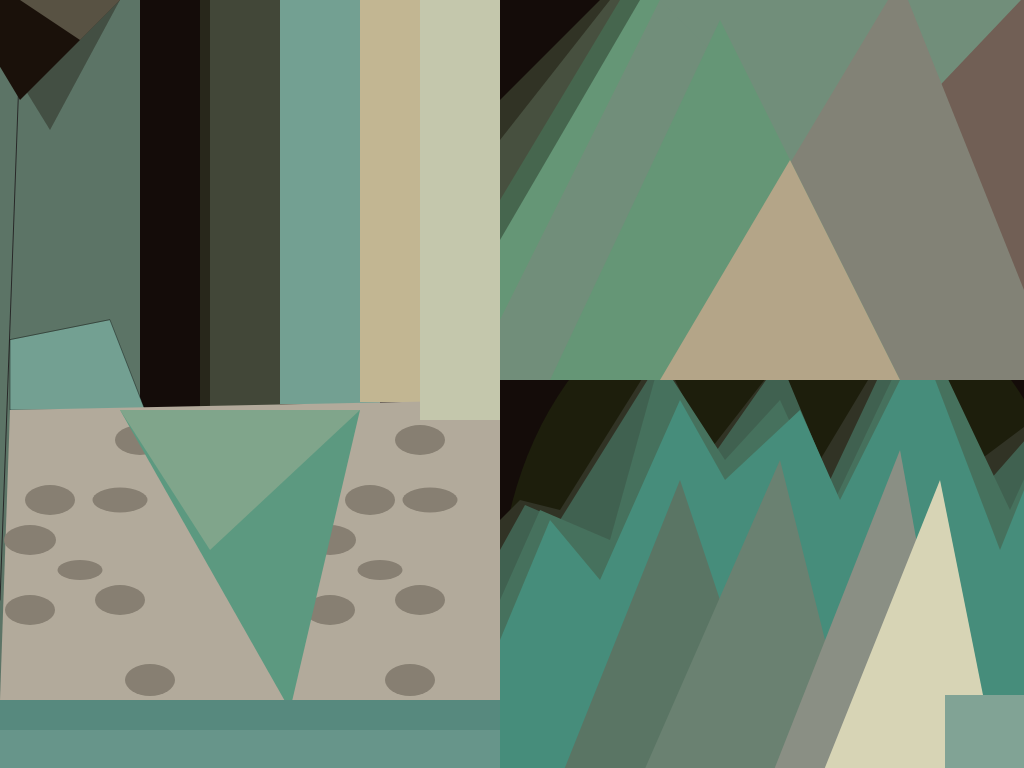
Frame 1 (no input)
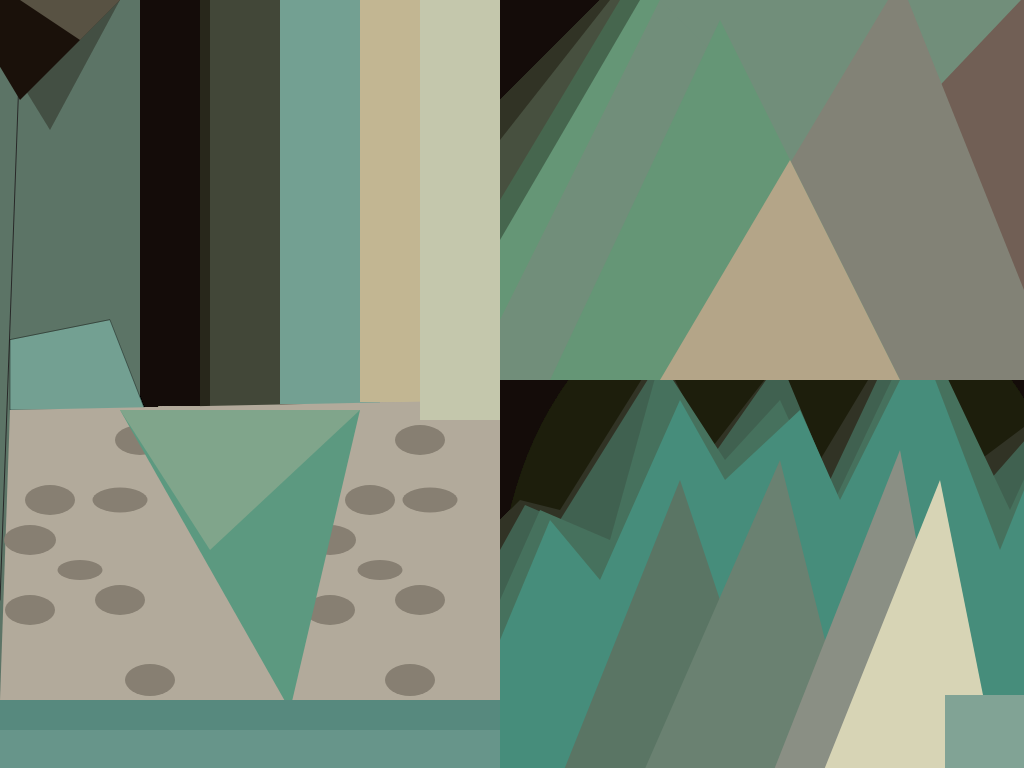
Frame 60 (no input)
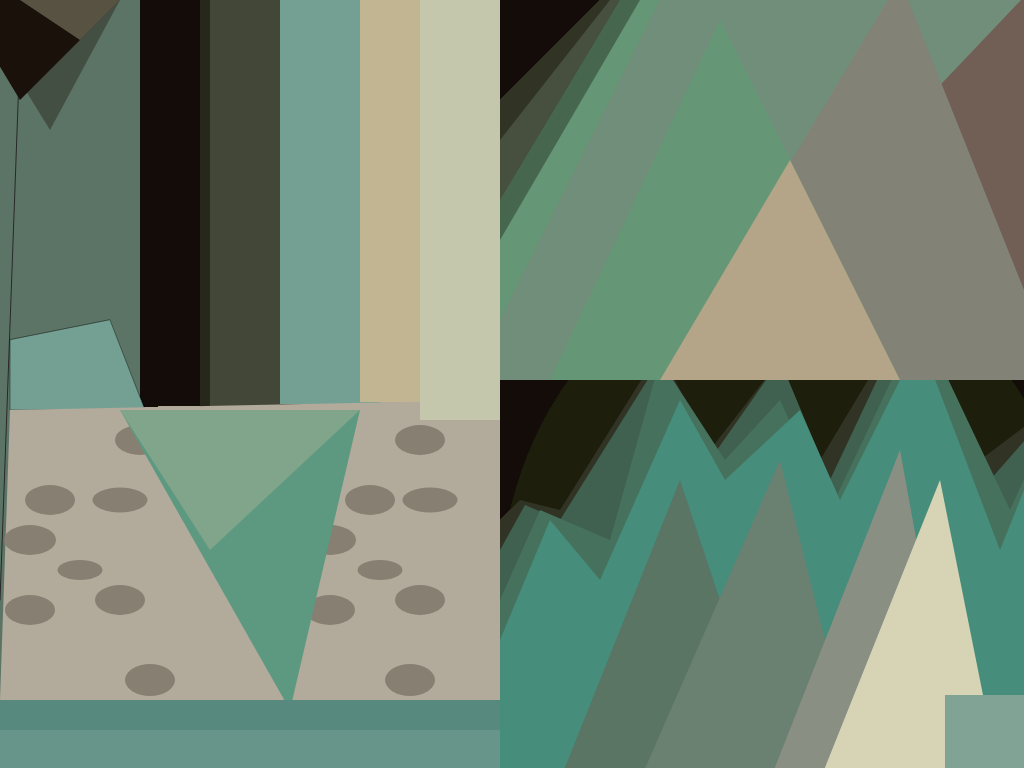
Frame 120 (the mouse pressed at the canvas centre since frame 60)

The p5.js sketch that drew these frames (run headless with seeded random() and noise() and a simulated clock; from frame 60 on, the mouse is pressed at the canvas centre):

// p5.js sketch
// ── sketch.js

function setup() {
  
angleMode(DEGREES);
createCanvas(1024,768);
background(20,12,9);
noStroke();


   
}

function draw() {
  //p4
  
fill(29,30,12)
   arc(790,600,580,680,0,360);
   
   
  fill(49,51,37);
    beginShape();
      vertex(500,520);
      vertex(520,500);
      vertex(560,510);
      vertex(660,350);
      vertex(710,450);
      vertex(780,360);
      vertex(820,460);
      vertex(910,310);
      vertex(980,460);
      vertex(1060,400);
      vertex(1060,800);
      vertex(500,800);
    endShape();

  fill(64,97,80);
    beginShape();
      vertex(500,550);
      vertex(525,505);
      vertex(560,520);
      vertex(660,360);
      vertex(710,460);
      vertex(780,360);
      vertex(830,480);
      vertex(910,310);
      vertex(990,480);
      vertex(1060,400);
      vertex(1060,800);
      vertex(500,800);
    endShape();
  
  fill(70,113,93);
    beginShape();
      vertex(500,600);
      vertex(540,510);
      vertex(610,540);
      vertex(660,360);
      vertex(725,460);
      vertex(780,400);
      vertex(830,510);
      vertex(920,320);
      vertex(1010,510);
      vertex(1060,400);
      vertex(1060,800);
      vertex(500,800);
    endShape();
    


  fill(70,141,123);
    beginShape();
      vertex(500,640);
      vertex(550,520);
      vertex(600,580);
      vertex(680,400);
      vertex(725,480);
      vertex(800,410);
      vertex(840,500);
      vertex(920,340);
      vertex(1000,550);
      vertex(1060,400);
      vertex(1060,800);
      vertex(500,800);
    endShape();
//P3
  fill(49,51,37);
    quad(500,100,600,0,1045,0,500,380);
  fill(71,80,63);
    quad(500,140,610,0,1045,0,500,380);
  fill(70,102,78);
    quad(500,200,620,0,1045,0,500,380);
 fill(101,150,118);
    quad(500,240,640,0,1045,0,500,380);
  fill(113,142,122);
    quad(500,320,660,0,1045,0,500,380);
  fill(113,142,122);
    quad(500,320,660,0,1045,380,500,380);
  
  fill(113,142,122);
    rect(710,0,500,380); 
       fill(113,95,85);
    triangle(660,380,1040,-20,1060,380);
  fill(130,130,118);
    triangle(660,380,900,-20,1060,380);
  fill(101,150,118);
    triangle(550,380,720,20,900,380);  
  fill(180,165,136);
    triangle(790,160,900,380,660,380);
    
// P1
// rectangles p1
 fill(92,116,102);
    rect(0,0,140,700)
  fill(40,39,27);
    rect(200,0,120,408);
  fill(66,71,56);
    rect(210,0,120,406); 
  fill(115,160,146);
    rect(280,0,100,404);
  fill(194,182,146);
    rect(360,0,80,402);
 
fill(65,127,106);    
stroke(40);

  line(20,50,0,600);
  
  noStroke();
  fill(26,17,10,95);  
    triangle(50,130,120,0,-30,0);
  fill(26,17,10);  
    triangle(20,100,120,0,-40,0);
  fill(185,185,157,100);  
    triangle(80,40,120,0,20,0);
    
  stroke(0,100);
    fill(115,160,146);
    quad(10,340,10,410,145,410,110,320);
  // p2

noStroke();


  fill(178,170,155);
    quad(10,410,0,700,500,700,500,400);
    
    fill(135,127,114);
    ellipse(50,500,50,30);
  fill(135,127,114);
    ellipse(140,440,50,30);
  fill(135,127,114);
    ellipse(30,540,52,30);
  fill(135,127,114);
    ellipse(80,570,45,20);
  fill(135,127,114);
    ellipse(120,600,50,30);
  fill(135,127,114);
    ellipse(30,610,50,30);
  fill(135,127,114);
    ellipse(120,500,55,25);
  fill(135,127,114);
    ellipse(150,680,50,32);
    
  fill(135,127,114);
    ellipse(370,500,50,30);
  fill(135,127,114);
    ellipse(420,440,50,30);
  fill(135,127,114);
    ellipse(330,540,52,30);
  fill(135,127,114);
    ellipse(380,570,45,20);
  fill(135,127,114);
    ellipse(420,600,50,30);
  fill(135,127,114);
    ellipse(330,610,50,30);
  fill(135,127,114);
    ellipse(430,500,55,25);
  fill(135,127,114);
    ellipse(410,680,50,32);
    
  fill(92,153,128);   
    triangle(120,410,360,410,290,710);
  fill(185,185,157,100);
    triangle(120,410,360,410,210,550);
  fill(87,137,126);
    rect(0,700,500,300);
  fill(103,149,138);
    rect(0,730,500,300);
  fill(196,199,172);
    rect(420,0,80,420);
  fill(90,117,100);
    triangle(560,780,680,480,780,780);
  fill(106,129,113);
    triangle(640,780,780,460,860,780);
  fill(138,143,132);
    triangle(770,780,900,450,960,780);
  fill(215,212,181);
    triangle(820,780,940,480,1000,780);
    fill(129,163,149);
   rect(945,695,500,500);

}
